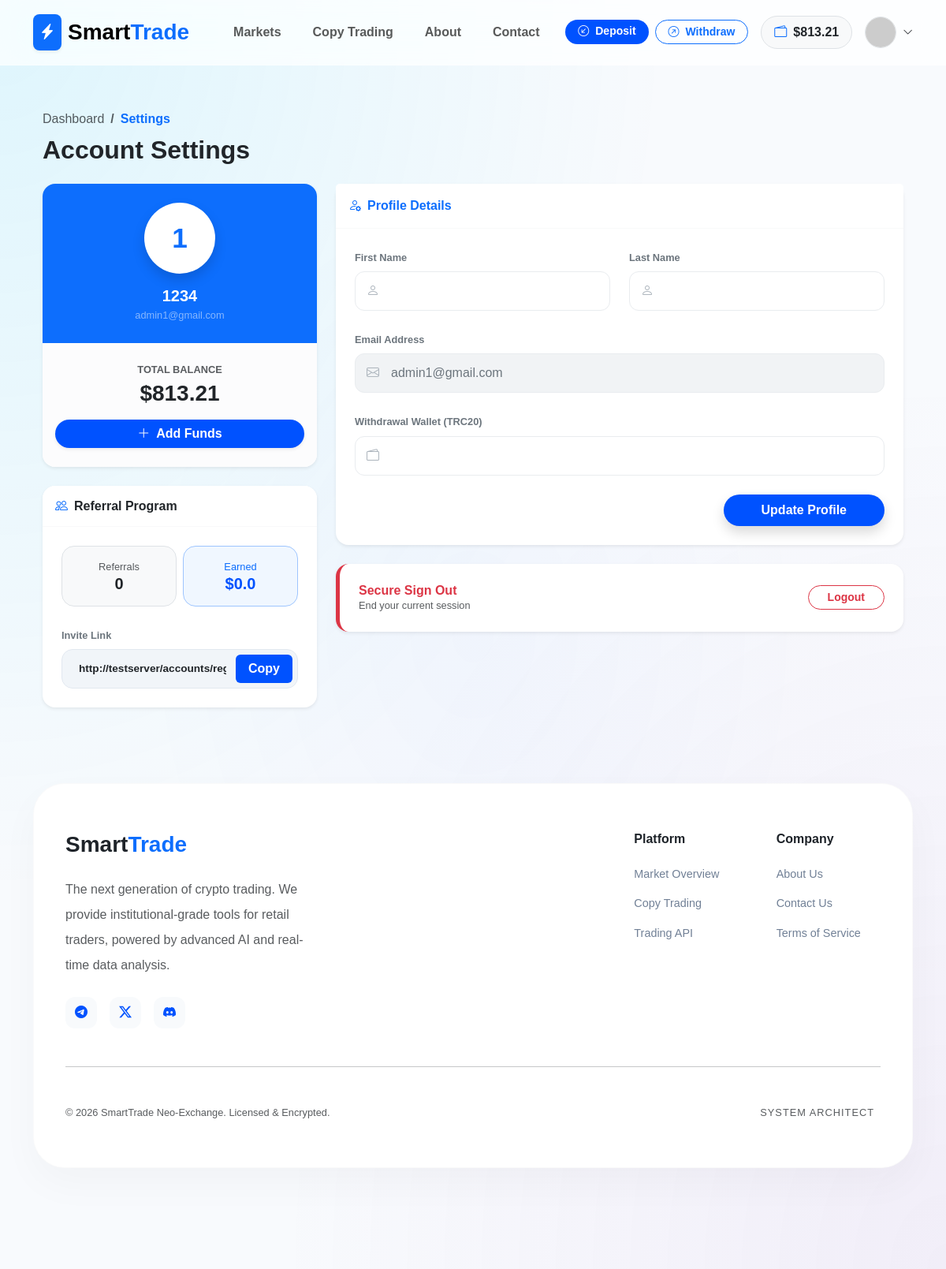
The app's page /accounts/profile/ (signed in) with its own data.
### apps/accounts/models.py (models this page shows, shortened)
class User(AbstractUser):
    email = models.EmailField(unique=True, verbose_name="Email Address")
    balance = models.DecimalField(
        max_digits=20,
        decimal_places=2,
        default=0.00,
        verbose_name="Total Balance (USDT)"
    )
    wallet_address = models.CharField(
        max_length=255,
        blank=True,
        null=True,
        verbose_name="User Wallet Address"
    )
    is_verified = models.BooleanField(default=True)
    referred_by = models.ForeignKey('self', on_delete=models.SET_NULL, null=True, blank=True)
    referral_code = models.CharField(max_length=10, unique=True, blank=True)
    USERNAME_FIELD = 'email'
    REQUIRED_FIELDS = ['username']
    class Meta:
        verbose_name = 'User'
        verbose_name_plural = 'Users'
    @property
    def referral_earnings(self):
        from apps.transactions.models import Transaction
        my_referrals = User.objects.filter(referred_by=self)
        total_deposited = Transaction.objects.filter(
            user__in=my_referrals,
            tx_type='deposit',
            status='approved'
        ).aggregate(models.Sum('amount'))['amount__sum'] or 0
        return round(float(total_deposited) * 0.10, 2)

### apps/accounts/views.py (the view)
# urls.py: path('profile/', user_dashboard, name='profile_dashboard'),
@login_required
def user_dashboard(request):
    if request.method == 'POST':
        form = UserProfileForm(request.POST, instance=request.user)
        if form.is_valid():
            form.save()
            messages.success(request, "Profile updated successfully!")
            return redirect(request.path)
    else:
        form = UserProfileForm(instance=request.user)
    referral_earnings = request.user.referral_earnings
    my_referrals = User.objects.filter(referred_by=request.user)
    referral_link = request.build_absolute_uri('/accounts/register/')
    if not settings.DEBUG:
        referral_link = referral_link.replace('http://', 'https://')
    referral_link += f"?ref={request.user.referral_code}"
    context = {
        'form': form,
        'my_referrals': my_referrals,
        'referral_count': my_referrals.count(),
        'referral_earnings': referral_earnings,
        'referral_link': referral_link,
        'page_title': 'Account Settings'
    }
    return render(request, 'users/profile.html', context)

### templates/users/profile.html (shortened to what this page needs)
{% extends "base.html" %}
{% block content %}
<div class="container py-5">
    <div class="row mb-4 align-items-end">
        <div class="col-md-8">
            <nav aria-label="breadcrumb">
                <ol class="breadcrumb mb-2">
                    <li class="breadcrumb-item"><a href="{% url 'accounts:profile_dashboard' %}" class="text-decoration-none text-muted">Dashboard</a></li>
                    <li class="breadcrumb-item active fw-bold text-primary">Settings</li>
                </ol>
            </nav>
            <h2 class="fw-bold text-dark mb-0">Account Settings</h2>
        </div>
    </div>
    <div class="row g-4">
        <div class="col-lg-4">
            <div class="card border-0 shadow-sm overflow-hidden" style="border-radius: 16px;">
                <div class="card-header bg-primary py-4 text-center border-0">
                    <div class="position-relative d-inline-block">
                        <div class="rounded-circle bg-white d-flex align-items-center justify-content-center fw-bold text-primary shadow" style="width: 90px; height: 90px; font-size: 2.2rem;">
                            {{ user.username|first|upper }}
                        </div>
                    </div>
                    <h5 class="text-white fw-bold mt-3 mb-0">{{ user.username }}</h5>
                    <span class="text-white-50 small">{{ user.email }}</span>
                </div>
                <div class="card-body p-0 text-center bg-light-subtle py-4">
                    <span class="text-muted fw-bold small d-block mb-1">TOTAL BALANCE</span>
                    <h3 class="fw-bold text-dark mb-3">${{ user.balance|floatformat:2 }}</h3>
                    <div class="px-3">
                        <a href="{% url 'transactions:deposit' %}" class="btn btn-primary w-100 fw-bold rounded-pill shadow-sm">
                            <i class="bi bi-plus-lg me-1"></i> Add Funds
                        </a>
                    </div>
                </div>
            </div>
            <div class="card border-0 shadow-sm mt-4 overflow-hidden" style="border-radius: 16px;">
                <div class="card-header bg-white py-3 border-bottom border-light">
                    <h6 class="fw-bold mb-0 text-dark"><i class="bi bi-people me-2 text-primary"></i>Referral Program</h6>
                </div>
                <div class="card-body p-4">
                    <div class="row g-2 mb-4">
                        <div class="col-6">
                            <div class="p-3 rounded-4 bg-light text-center border">
                                <span class="text-muted small d-block">Referrals</span>
                                <h5 class="fw-bold mb-0">{{ referral_count }}</h5>
                            </div>
                        </div>
                        <div class="col-6">
                            <div class="p-3 rounded-4 bg-primary-soft text-center border border-primary-subtle">
                                <span class="text-primary small d-block">Earned</span>
                                <h5 class="fw-bold mb-0">${{ referral_earnings }}</h5>
                            </div>
                        </div>
                    </div>
                    <label class="form-label fw-bold text-secondary small">Invite Link</label>
                    <div class="input-group-copy">
                        <input type="text" class="form-control" id="refLink" value="{{ referral_link }}" readonly>
                        <button class="btn btn-primary px-3 fw-bold" onclick="copyRef()">Copy</button>
                    </div>
                </div>
            </div>
        </div>
        <div class="col-lg-8">
            <div class="card border-0 shadow-sm" style="border-radius: 16px;">
                <div class="card-header bg-white py-3 border-bottom border-light text-primary fw-bold">
                    <i class="bi bi-person-gear me-2"></i>Profile Details
                </div>
                <div class="card-body p-4">
                    <form method="POST">
                        <div class="row g-4">
                            <div class="col-md-6">
                                <label class="form-label fw-bold text-secondary small">First Name</label>
                                <div class="input-group-modern">
                                    {{ form.first_name }}
                                </div>
                            </div>
                            <div class="col-md-6">
                                <label class="form-label fw-bold text-secondary small">Last Name</label>
                                <div class="input-group-modern">
                                    {{ form.last_name }}
                                </div>
                            </div>
                            <div class="col-12">
                                <label class="form-label fw-bold text-secondary small">Email Address</label>
                                <div class="input-group-modern disabled-style">
                                    {{ form.email }}
                                </div>
                            </div>
                            <div class="col-12">
                                <label class="form-label fw-bold text-secondary small">Withdrawal Wallet (TRC20)</label>
                                <div class="input-group-modern">
                                    {{ form.wallet_address }}
                                </div>
                            </div>
                        </div>
                        <div class="mt-4 text-end">
                            <button type="submit" class="btn btn-primary px-5 py-2 fw-bold rounded-pill shadow">Update Profile</button>
                        </div>
                    </form>
                </div>
            </div>
            <div class="card border-0 shadow-sm mt-4" style="border-radius: 16px; border-left: 5px solid #dc3545 !important;">
                <div class="card-body p-4 d-flex justify-content-between align-items-center">
                    <div>
                        <h6 class="fw-bold text-danger mb-0">Secure Sign Out</h6>
                        <p class="text-muted small mb-0">End your current session</p>
                    </div>
                    <form action="{% url 'accounts:logout' %}" method="POST">
                        <button type="submit" class="btn btn-outline-danger btn-sm px-4 fw-bold rounded-pill">Logout</button>
                    </form>
                </div>
            </div>
        </div>
    </div>
</div>
{% endblock %}

### templates/base.html (shortened to what this page needs)
<!DOCTYPE html>
<html lang="en">
<head>
    <link href="https://cdn.jsdelivr.net/npm/bootstrap@5.3.0/dist/css/bootstrap.min.css" rel="stylesheet">
    <link rel="stylesheet" href="https://cdn.jsdelivr.net/npm/bootstrap-icons@1.11.0/font/bootstrap-icons.css">
    <link href="https://cdn.jsdelivr.net/gh/rastikerdar/vazirmatn@v33.003/Vazirmatn-font-face.css" rel="stylesheet">
    <link rel="stylesheet" href="https://cdnjs.cloudflare.com/ajax/libs/animate.css/4.1.1/animate.min.css"/>
</head>
<body>
<div class="bg-mesh"></div>
<nav class="navbar navbar-expand-lg sticky-top d-none d-lg-block">
    <div class="container">
        <a class="navbar-brand d-flex align-items-center" href="{% url 'home' %}">
            <div class="bg-primary p-2 rounded-3 me-2 shadow-sm">
                <i class="bi bi-lightning-charge-fill text-white"></i>
            </div>
            <span class="fw-bolder fs-3">Smart<span class="text-primary">Trade</span></span>
        </a>
        <div class="collapse navbar-collapse">
            <ul class="navbar-nav ms-4 gap-2">
                <li class="nav-item"><a class="nav-link fw-bold px-3" href="{% url 'trading:market_list' %}">Markets</a></li>
                <li class="nav-item"><a class="nav-link fw-bold px-3" href="{% url 'trading:copy_list' %}">Copy Trading</a></li>
                <li class="nav-item"><a class="nav-link fw-bold px-3" href="{% url 'accounts:about_us' %}">About</a></li>
                <li class="nav-item"><a class="nav-link fw-bold px-3" href="{% url 'accounts:contact_us' %}">Contact</a></li>
            </ul>
            <div class="ms-auto d-flex align-items-center gap-3">
                {% if user.is_authenticated %}
                    <div class="d-none d-xl-flex gap-2">
                        <a href="{% url 'transactions:deposit' %}" class="btn btn-sm btn-primary rounded-pill px-3 fw-bold">
                            <i class="bi bi-arrow-down-left-circle me-1"></i> Deposit
                        </a>
                        <a href="{% url 'transactions:withdraw' %}" class="btn btn-sm btn-outline-primary rounded-pill px-3 fw-bold">
                            <i class="bi bi-arrow-up-right-circle me-1"></i> Withdraw
                        </a>
                    </div>
                    <div class="bg-light px-3 py-2 rounded-pill fw-bold border d-flex align-items-center">
                        <i class="bi bi-wallet2 text-primary me-2"></i>
                        <span class="text-dark">${{ user.balance|floatformat:2 }}</span>
                    </div>
                    <div class="dropdown">
                        <div class="d-flex align-items-center gap-2" data-bs-toggle="dropdown" style="cursor:pointer">
                            <img src="https://ui-avatars.com/api/?name={{ user.username }}&background=0052FF&color=fff&bold=true" class="rounded-circle border" width="40" height="40">
                            <i class="bi bi-chevron-down small"></i>
                        </div>
                    </div>
                {% else %}
                    <a href="{% url 'accounts:login' %}" class="btn fw-bold px-4">Login</a>
                    <a href="{% url 'accounts:register' %}" class="btn btn-primary rounded-pill px-4 fw-bold shadow-sm">Join Now</a>
                {% endif %}
            </div>
        </div>
    </div>
</nav>
<div class="container mt-2 animate__animated animate__fadeIn">
    <div class="position-fixed top-0 end-0 p-3" style="z-index: 2000; margin-top: 80px;">
    </div>
    {% block content %}{% endblock %}
</div>
<footer class="mt-5 pb-5">
    <div class="container">
        <div class="footer-card">
            <div class="row g-5">
                <div class="col-lg-4">
                    <h3 class="fw-bolder mb-4">Smart<span class="text-primary">Trade</span></h3>
                    <p class="text-muted lh-lg mb-4">The next generation of crypto trading. We provide institutional-grade tools for retail traders, powered by advanced AI and real-time data analysis.</p>
                    <div class="d-flex gap-3">
                        <a href="https://t.me/" target="_blank" class="icon-box">
                            <i class="bi bi-telegram"></i>
                        </a>
                        <a href="https://twitter.com" target="_blank" class="icon-box">
                            <i class="bi bi-twitter-x"></i>
                        </a>
                        <a href="https://discord.com" target="_blank" class="icon-box">
                            <i class="bi bi-discord"></i>
                        </a>
                    </div>
                </div>
                <div class="col-6 col-lg-2 ms-lg-auto">
                    <h6 class="fw-bold mb-4">Platform</h6>
                    <div class="d-grid gap-3">
                        <a href="{% url 'trading:market_list' %}" class="footer-link">Market Overview</a>
                        <a href="{% url 'trading:copy_list' %}" class="footer-link">Copy Trading</a>
                        <a href="#" class="footer-link">Trading API</a>
                    </div>
                </div>
                <div class="col-6 col-lg-2">
                    <h6 class="fw-bold mb-4">Company</h6>
                    <div class="d-grid gap-3">
                        <a href="{% url 'accounts:about_us' %}" class="footer-link">About Us</a>
                        <a href="{% url 'accounts:contact_us' %}" class="footer-link">Contact Us</a>
                        <a href="{% url 'accounts:terms_conditions' %}" class="footer-link">Terms of Service</a>
                    </div>
                </div>
            </div>
            <hr class="my-5 opacity-10">
            <div class="d-flex flex-column flex-md-row justify-content-between align-items-center gap-4">
                <div class="small text-muted">© 2026 SmartTrade Neo-Exchange. Licensed & Encrypted.</div>
                <div class="d-flex align-items-center flex-wrap justify-content-center justify-content-md-start">
                    <span class="small text-muted me-2" style="font-size: 0.7rem; letter-spacing: 1px;">SYSTEM ARCHITECT</span>
                </div>
            </div>
        </div>
    </div>
</footer>
</body>
</html>

### records on screen
User: balance "813.21", username|first "1", username "1234", email "admin1@gmail.com"

### other values on screen
{{ referral_count }} "0"
{{ referral_earnings }} "0.0"
